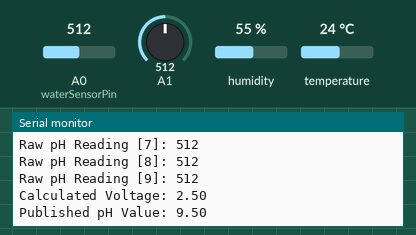
Simulated run of this sketch. Board: Arduino MKR. On the bench: the last lines printed to the serial monitor. Inputs (shaded band) come from the test bench; at power-on: temperature 24 °C, A0 (waterSensorPin) = 512, A1 = 512, humidity 55 %. WiFi joins after 1.5 s; servers stay silent unless stated; no MQTT or app messages arrive unless stated.

Above: at 2.7 s.
2.8 s: temperature set to 12 °C
At 3.9 s:
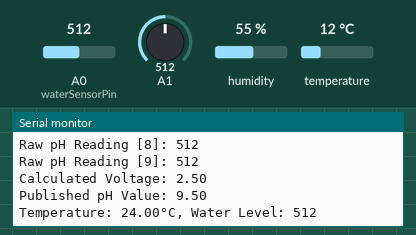
7.1 s: A0 (waterSensorPin) set to 716
At 8.5 s:
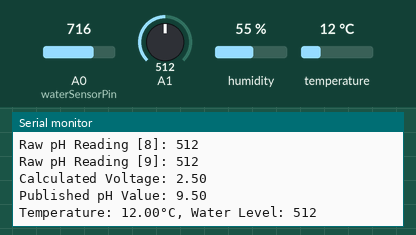
8.6 s: A1 set to 716
At 10.0 s:
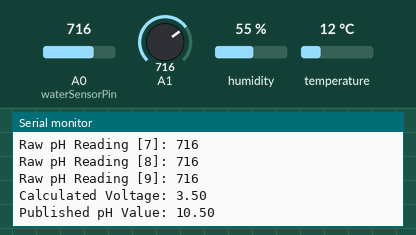
10.1 s: temperature set to 19 °C
At 11.4 s:
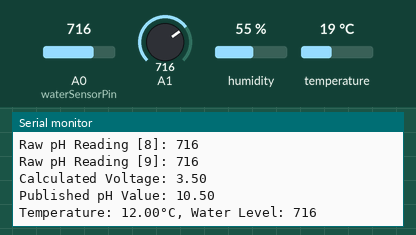
11.6 s: A0 (waterSensorPin) set to 992
At 12.9 s:
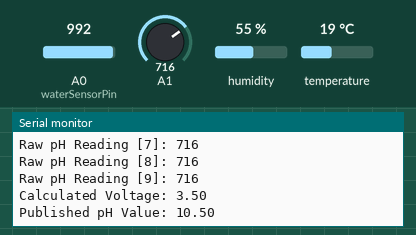
13.1 s: A1 set to 992
At 13.6 s:
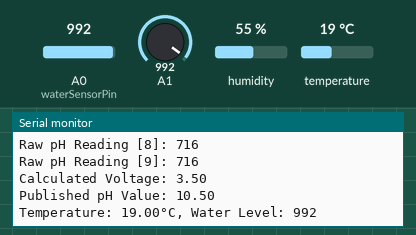
Timing chart, 0 to 15.6 s (numbered marks = the images above; inputs shaded):
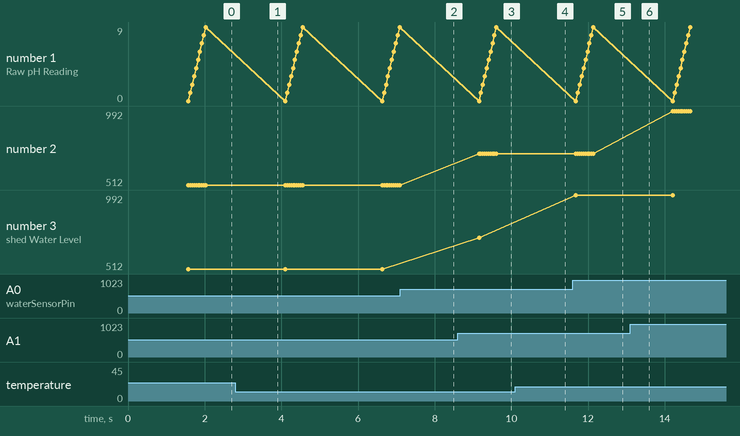

Measured:
- after the input at 8.6 s, the serial monitor: prints a new line after 0.56 s (image 3)
- after the input at 11.6 s, the serial monitor: prints a new line after 0.09 s (image 5)
- plotted number 3: 716 → 992 after the input at 11.6 s

The sketch:

Nano_Hydroponic.ino
```cpp
#include <ArduinoMqttClient.h>
#include <WiFiNINA.h>
#include <Adafruit_Sensor.h>
#include <PubSubClient.h>
#include <DHT.h>
#include <SimpleTimer.h>

SimpleTimer timer;

float calibration_value = 7.0;  // Adjusted calibration value for tap water
float calibration_slope = -1.001;   // Slope adjustment factor for pH calculation
int buffer_arr[10], temp;
float ph_act;

char ssid[] = "Redmi";
char pass[] = "12345678";
char broker[] = "mqtt-dashboard.com";
const char topic1[] = "WaterLevel";
const char topic2[] = "DHT";
const char topic3[] = "Ph";

WiFiClient wifiClient;
MqttClient client(wifiClient);

#define DHTPIN 2
#define DHTTYPE DHT11
DHT dht(DHTPIN, DHTTYPE);

const int waterSensorPin = A0;

void setup() {
  Serial.begin(9600);

  WiFi.begin(ssid, pass);
  while (WiFi.status() != WL_CONNECTED) {
    delay(1000);
    Serial.println("Connecting to WiFi...");
  }

  dht.begin();

  // Connecting to broker
  while (!client.connect(broker, 1883)) {
    Serial.print("MQTT CONNECTION FAILED");
    Serial.println(client.connectError());
    delay(1000);
  }
}

void loop() {
  client.poll();
  int waterLevel = analogRead(waterSensorPin);
  float temperature = dht.readTemperature();
  if (client.connected()) {
    if (client.beginMessage(topic1)) {
      Serial.println("Published Water Level: " + String(waterLevel));
      client.println(waterLevel);
      client.endMessage();
    }

    if (client.beginMessage(topic2)) {
      Serial.println("Published Temperature: " + String(temperature));
      client.println(temperature);
      client.endMessage();
    }

    if (client.beginMessage(topic3)) {
      timer.run();

      // Collect and check analog readings from pH sensor
      for (int i = 0; i < 10; i++) {
        buffer_arr[i] = analogRead(A1);
        Serial.print("Raw pH Reading [");
        Serial.print(i);
        Serial.print("]: ");
        Serial.println(buffer_arr[i]);
        delay(50);
      }

      // If all values are zero, sensor might be disconnected
      bool allZero = true;
      for (int i = 0; i < 10; i++) {
        if (buffer_arr[i] != 0) {
          allZero = false;
          break;
        }
      }
      if (allZero) {
        Serial.println("pH Sensor may be disconnected or not functioning!");
        return;
      }

      // Sort and average middle values for stability
      for (int i = 0; i < 9; i++) {
        for (int j = i + 1; j < 10; j++) {
          if (buffer_arr[i] > buffer_arr[j]) {
            temp = buffer_arr[i];
            buffer_arr[i] = buffer_arr[j];
            buffer_arr[j] = temp;
          }
        }
      }

      unsigned long int avgval = 0;
      for (int i = 2; i < 8; i++) {
        avgval += buffer_arr[i];
      }

      // Calculate voltage and pH
      float volt = (float)avgval * 5.0 / 1023 / 6;
      Serial.print("Calculated Voltage: ");
      Serial.println(volt);

     ph_act = calibration_value - (calibration_slope * volt);


      Serial.print("Published pH Value: ");
      Serial.println(ph_act);

      client.print(ph_act);
      client.endMessage();
    }
    delay(1000);
  }

  if (isnan(temperature) || isnan(waterLevel) || isnan(ph_act)) {
    Serial.println(F("Failed to read data from DHT or pH Sensor!"));
    return;
  }

  Serial.print(F("Temperature: "));
  Serial.print(temperature);
  Serial.print(F("°C, Water Level: "));
  Serial.println(waterLevel);
  delay(1000);
}
```
